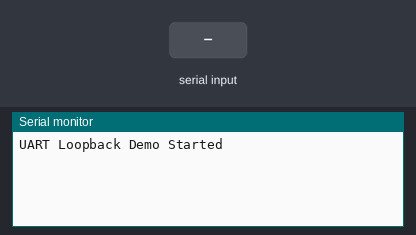
Recording of a sketch running on a simulated Arduino Mega 2560, built with avr-gcc and run on an emulated ATmega2560. On the bench: the last lines printed to the serial monitor. The inputs (shaded band) are chosen by the test bench.

Above: at 1.2 s.
1.3 s: "1\n" received over the second serial link
At 2.7 s:
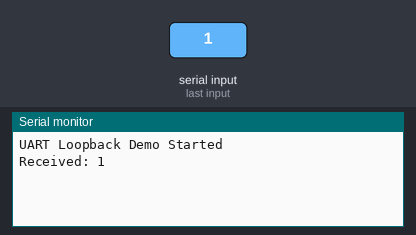
3.5 s: "0\n" received over the second serial link
At 4.8 s:
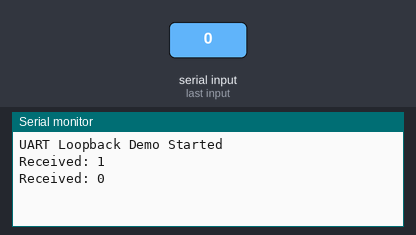
5.0 s: "2\n" received over the second serial link
At 6.2 s:
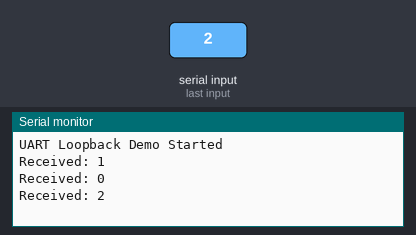

Measured:
- after the input at 1.3 s, the serial monitor: prints a new line after 0.70 s (image 1)
- after the input at 3.5 s, the serial monitor: prints a new line after 0.50 s (image 2)
- after the input at 5.0 s, the serial monitor: prints a new line at once (image 3)

The sketch:

sketch_jul11c.ino
```cpp
// UART demo on Arduino Nano 33 BLE
// Connect TX (D1) to RX (D0) for loopback
void setup() {
  // Start USB serial for debugging
  Serial.begin(9600);
  while (!Serial); // Wait for Serial monitor
  // Start hardware UART (Serial1)
  Serial1.begin(9600);
  Serial.println("UART Loopback Demo Started");
}
void loop() {
  // Send a message over UART
  Serial1.println("Hello via UART!");
  // Check if data is received back
  if (Serial1.available()) {
    String incoming = Serial1.readStringUntil('\n');
    Serial.print("Received: ");
    Serial.println(incoming);
  }
  delay(1000); // Wait 1 second
}
```
